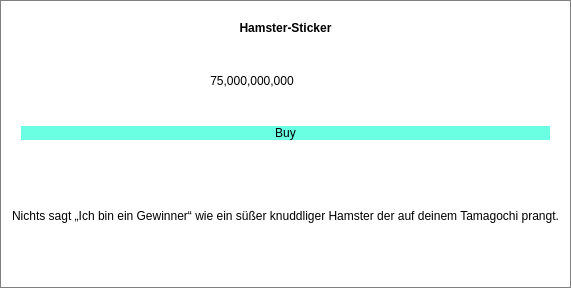
            <widget class="QFrame" name="upgradeFrameTama_1">
             <property name="enabled">
              <bool>true</bool>
             </property>
             <property name="minimumSize">
              <size>
               <width>208</width>
               <height>288</height>
              </size>
             </property>
             <property name="acceptDrops">
              <bool>true</bool>
             </property>
             <property name="toolTip">
              <string>Verdoppelt die CL pro Sekunde</string>
             </property>
             <property name="styleSheet">
              <string notr="true">background: white;
border: 1px solid grey;</string>
             </property>
             <property name="frameShape">
              <enum>QFrame::StyledPanel</enum>
             </property>
             <property name="frameShadow">
              <enum>QFrame::Raised</enum>
             </property>
             <property name="lineWidth">
              <number>3</number>
             </property>
             <layout class="QVBoxLayout" name="verticalLayout_88">
              <item>
               <widget class="QFrame" name="frame_96">
                <property name="styleSheet">
                 <string notr="true">border: 0px;</string>
                </property>
                <property name="frameShape">
                 <enum>QFrame::StyledPanel</enum>
                </property>
                <property name="frameShadow">
                 <enum>QFrame::Raised</enum>
                </property>
                <layout class="QVBoxLayout" name="verticalLayout_89">
                 <item>
                  <widget class="QLabel" name="upgradeNameTama_1">
                   <property name="font">
                    <font>
                     <weight>75</weight>
                     <bold>true</bold>
                    </font>
                   </property>
                   <property name="text">
                    <string>Hamster-Sticker</string>
                   </property>
                   <property name="alignment">
                    <set>Qt::AlignCenter</set>
                   </property>
                  </widget>
                 </item>
                 <item>
                  <widget class="QFrame" name="frame_97">
                   <property name="frameShape">
                    <enum>QFrame::StyledPanel</enum>
                   </property>
                   <property name="frameShadow">
                    <enum>QFrame::Raised</enum>
                   </property>
                   <layout class="QHBoxLayout" name="horizontalLayout_62">
                    <item>
                     <widget class="QLabel" name="upgradeCostTama_1">
                      <property name="text">
                       <string>75,000,000,000</string>
                      </property>
                      <property name="alignment">
                       <set>Qt::AlignCenter</set>
                      </property>
                     </widget>
                    </item>
                    <item>
                     <widget class="QLabel" name="upgradeImgTama_1">
                      <property name="minimumSize">
                       <size>
                        <width>61</width>
                        <height>61</height>
                       </size>
                      </property>
                      <property name="maximumSize">
                       <size>
                        <width>61</width>
                        <height>61</height>
                       </size>
                      </property>
                      <property name="text">
                       <string/>
                      </property>
                      <property name="pixmap">
                       <pixmap resource="resources.qrc">:/images/u_tama_1.png</pixmap>
                      </property>
                      <property name="scaledContents">
                       <bool>true</bool>
                      </property>
                     </widget>
                    </item>
                   </layout>
                  </widget>
                 </item>
                 <item>
                  <widget class="QPushButton" name="buyUpgradeTama_1">
                   <property name="minimumSize">
                    <size>
                     <width>80</width>
                     <height>0</height>
                    </size>
                   </property>
                   <property name="styleSheet">
                    <string notr="true">background:rgb(106, 255, 226);
font: 19pt &quot;Century Gothic&quot;;</string>
                   </property>
                   <property name="text">
                    <string>Buy</string>
                   </property>
                   <property name="default">
                    <bool>false</bool>
                   </property>
                  </widget>
                 </item>
                </layout>
               </widget>
              </item>
              <item>
               <widget class="QLabel" name="upgradeTextTama_1">
                <property name="styleSheet">
                 <string notr="true">border: 0px;
</string>
                </property>
                <property name="text">
                 <string>Nichts sagt „Ich bin ein Gewinner“ wie ein süßer knuddliger Hamster der auf deinem Tamagochi prangt.</string>
                </property>
                <property name="alignment">
                 <set>Qt::AlignCenter</set>
                </property>
               </widget>
              </item>
             </layout>
            </widget>
